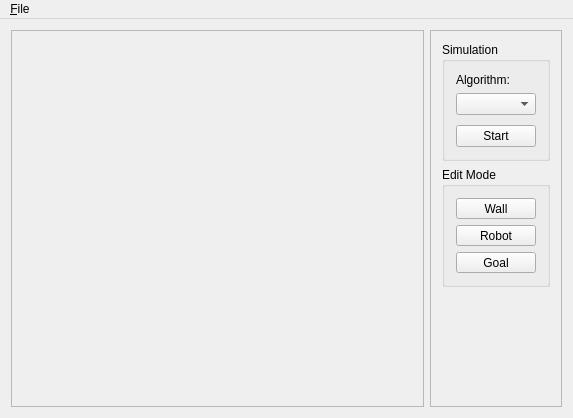
<?xml version="1.0" encoding="UTF-8"?>
<ui version="4.0">
 <class>MainWindow</class>
 <widget class="QMainWindow" name="MainWindow">
  <property name="geometry">
   <rect>
    <x>0</x>
    <y>0</y>
    <width>573</width>
    <height>418</height>
   </rect>
  </property>
  <property name="windowTitle">
   <string>RoboSim</string>
  </property>
  <widget class="QWidget" name="centralWidget">
   <layout class="QHBoxLayout" name="horizontalLayout_2">
    <item>
     <widget class="QScrollArea" name="sceneScrollArea">
      <property name="widgetResizable">
       <bool>true</bool>
      </property>
      <widget class="QWidget" name="scrollAreaWidgetContents">
       <property name="geometry">
        <rect>
         <x>0</x>
         <y>0</y>
         <width>423</width>
         <height>380</height>
        </rect>
       </property>
      </widget>
     </widget>
    </item>
    <item>
     <widget class="QFrame" name="frame">
      <property name="frameShape">
       <enum>QFrame::StyledPanel</enum>
      </property>
      <property name="frameShadow">
       <enum>QFrame::Raised</enum>
      </property>
      <layout class="QVBoxLayout" name="verticalLayout_2">
       <item>
        <widget class="QGroupBox" name="groupBox_2">
         <property name="title">
          <string>Simulation</string>
         </property>
         <layout class="QVBoxLayout" name="verticalLayout">
          <item>
           <widget class="QLabel" name="label">
            <property name="text">
             <string>Algorithm:</string>
            </property>
           </widget>
          </item>
          <item>
           <widget class="QComboBox" name="algorithmComboBox"/>
          </item>
          <item>
           <spacer name="verticalSpacer_2">
            <property name="orientation">
             <enum>Qt::Vertical</enum>
            </property>
            <property name="sizeType">
             <enum>QSizePolicy::Fixed</enum>
            </property>
            <property name="sizeHint" stdset="0">
             <size>
              <width>20</width>
              <height>4</height>
             </size>
            </property>
           </spacer>
          </item>
          <item>
           <widget class="QPushButton" name="startSimulationButton">
            <property name="text">
             <string>Start</string>
            </property>
            <property name="checkable">
             <bool>true</bool>
            </property>
            <property name="default">
             <bool>false</bool>
            </property>
            <property name="flat">
             <bool>false</bool>
            </property>
           </widget>
          </item>
         </layout>
        </widget>
       </item>
       <item>
        <widget class="QGroupBox" name="groupBox">
         <property name="title">
          <string>Edit Mode</string>
         </property>
         <layout class="QVBoxLayout" name="verticalLayout_3">
          <item>
           <widget class="QToolButton" name="addWallsModeButton">
            <property name="sizePolicy">
             <sizepolicy hsizetype="Preferred" vsizetype="Fixed">
              <horstretch>0</horstretch>
              <verstretch>0</verstretch>
             </sizepolicy>
            </property>
            <property name="text">
             <string>Wall</string>
            </property>
            <property name="checkable">
             <bool>true</bool>
            </property>
           </widget>
          </item>
          <item>
           <widget class="QToolButton" name="addRobotsModeButton">
            <property name="sizePolicy">
             <sizepolicy hsizetype="Preferred" vsizetype="Fixed">
              <horstretch>0</horstretch>
              <verstretch>0</verstretch>
             </sizepolicy>
            </property>
            <property name="text">
             <string>Robot</string>
            </property>
            <property name="checkable">
             <bool>true</bool>
            </property>
           </widget>
          </item>
          <item>
           <widget class="QToolButton" name="setGoalModeButton">
            <property name="sizePolicy">
             <sizepolicy hsizetype="Preferred" vsizetype="Fixed">
              <horstretch>0</horstretch>
              <verstretch>0</verstretch>
             </sizepolicy>
            </property>
            <property name="text">
             <string>Goal</string>
            </property>
            <property name="checkable">
             <bool>true</bool>
            </property>
           </widget>
          </item>
         </layout>
        </widget>
       </item>
       <item>
        <spacer name="verticalSpacer">
         <property name="orientation">
          <enum>Qt::Vertical</enum>
         </property>
         <property name="sizeHint" stdset="0">
          <size>
           <width>20</width>
           <height>40</height>
          </size>
         </property>
        </spacer>
       </item>
      </layout>
     </widget>
    </item>
   </layout>
  </widget>
  <widget class="QMenuBar" name="menuBar">
   <property name="geometry">
    <rect>
     <x>0</x>
     <y>0</y>
     <width>573</width>
     <height>18</height>
    </rect>
   </property>
   <widget class="QMenu" name="menu_File">
    <property name="title">
     <string>&amp;File</string>
    </property>
    <addaction name="action_Quit"/>
   </widget>
   <addaction name="menu_File"/>
  </widget>
  <action name="action_Quit">
   <property name="text">
    <string>&amp;Quit</string>
   </property>
  </action>
 </widget>
 <layoutdefault spacing="6" margin="11"/>
 <resources/>
 <connections/>
</ui>
